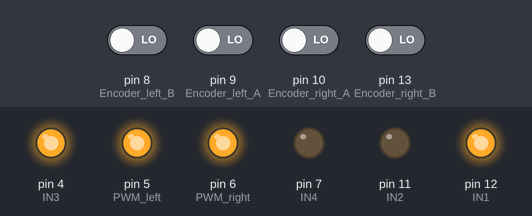
This sketch was run on a simulated Arduino Uno, built with avr-gcc and run on an emulated ATmega328P. On the bench: output pins drawn as LEDs (lit = HIGH). Inputs (shaded band) come from the test bench; at power-on: pin 8 (Encoder_left_B), pin 9 (Encoder_left_A), pin 10 (Encoder_right_A), pin 13 (Encoder_right_B) LOW. What the sketch prints to the serial monitor is not drawn.

Above: at 0.1 s.
Timing chart, 0 to 1.6 s (numbered marks = the images above):
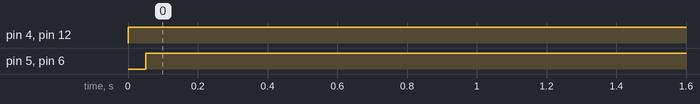

The sketch:

rush0.ino
```cpp
#include <PID_v1.h>

const double i_time=50;//设定单位时间

int flag_left_A=0;
int flag_left_B=0;//标志位设定
int flag_right_A=0;
int flag_right_B=0;

#define Encoder_left_A 9
#define Encoder_left_B 8
#define Encoder_right_A 10
#define Encoder_right_B 13


#define IN1 12
#define IN2 11
#define IN3 4
#define IN4 7

#define PWM_right 6
#define PWM_left 5

double real_PWM_left;
double real_PWM_right;//真实转速对应的PWM
double give_PWM_left;
double give_PWM_right;//驱动马达所用的PWM值
double want_PWM_left =60;
double want_PWM_right =60;//设定值
//问题：真实转速转为PWM后是否严格线性


double val_left_A=0;
double val_left_B=0;//用来储存A相B相记录的脉冲数
double val_right_A=0;
double val_right_B=0;

double rpm_left;
double rpm_right;        //存储转速的变量
unsigned int val_left=0;
unsigned long times;
unsigned long newtime;        //时间变量

double kp_left = 10;
double ki_left = 3;
double kd_left = 1;

double kp_right = 10;
double ki_right = 3;
double kd_right = 5;

PID PID_left(&real_PWM_left,&give_PWM_left,&want_PWM_left,kp_left,ki_left,kd_left,DIRECT);
PID PID_right(&real_PWM_right,&give_PWM_right,&want_PWM_right,kp_right,ki_right,kd_right,DIRECT);

void setup()
{
   Serial.begin(9600);//串口初始化

   pinMode(IN1,OUTPUT);
   pinMode(IN2,OUTPUT);
   pinMode(IN3,OUTPUT);
   pinMode(IN4,OUTPUT);

   pinMode(PWM_left,OUTPUT);
   pinMode(PWM_right,OUTPUT);

   pinMode(Encoder_left_A,INPUT);
   pinMode(Encoder_left_B,INPUT);
   pinMode(Encoder_right_A,INPUT);
   pinMode(Encoder_right_B,INPUT);

   PID_left.SetTunings(kp_left,ki_left,kd_left);
   PID_left.SetOutputLimits(0,255);
   PID_left.SetSampleTime(50);
   PID_left.SetMode(AUTOMATIC);
   PID_right.SetTunings(kp_right,ki_right,kd_right);
   PID_right.SetOutputLimits(0,255);
   PID_right.SetSampleTime(50);
   PID_right.SetMode(AUTOMATIC);
}
void loop()
{
   digitalWrite(IN1,HIGH);//方向
   digitalWrite(IN2,LOW);
   digitalWrite(IN3,HIGH);
   digitalWrite(IN4,LOW);


   analogWrite(PWM_left,give_PWM_left);//速度 0~255
   analogWrite(PWM_right,give_PWM_right);


   newtime=times=millis(); //让这两个时间起点相同

   while((newtime-times)<i_time)
   {
      if(digitalRead(Encoder_left_A)==HIGH && flag_left_A==0)
      {
        val_left_A++;
        flag_left_A=1;
        }
      if(digitalRead(Encoder_right_A)==HIGH && flag_right_A==0)//
      {
        val_right_A++;
        flag_right_A=1;
        }
      if(digitalRead(Encoder_left_A)==LOW && flag_left_A==1)
      {
        val_left_A++;
        flag_left_A=0;
        }
       if(digitalRead(Encoder_right_A)==LOW && flag_right_A==1)//
      {
        val_right_A++;
        flag_right_A=0;
        }

        if(digitalRead(Encoder_left_B)==HIGH && flag_left_B==0)
      {
        val_left_B++;
        flag_left_B=1;
        }
       if(digitalRead(Encoder_right_B)==HIGH && flag_right_B==0)//
      {
        val_right_B++;
        flag_right_B=1;
        }
      if(digitalRead(Encoder_left_B)==LOW && flag_left_B==1)
      {
        val_left_B++;
        flag_left_B=0;
        }
      if(digitalRead(Encoder_right_B)==LOW && flag_right_B==1)//
      {
        val_right_B++;
        flag_right_B=0;
        }
        newtime=millis();//结束时间
    }                                        //计录AB两相的脉冲数


    rpm_left=60*(val_left_A+val_left_B)/1000*52*(1.0*i_time);
    rpm_right=60*(val_right_A+val_right_B)/1000*52*(1.0*i_time);//计算转速


    //Serial.println(rpm_right);
    //Serial.println(rpm_left);//输出转速数值
    val_right_A=val_right_B=val_left_A=val_left_B=0;//清零储存脉冲数的变量

    real_PWM_left=map(rpm_left,0,96000,0,255);
    real_PWM_right=map(rpm_right,0,96000,0,255);//映射成PWM 其中96000要根据最大转速对应的rpm调整

    //Serial.println(real_PWM_right);
    //Serial.println(real_PWM_left);//输出转速数值

    PID_left.Compute();
    PID_right.Compute();
    Serial.println(real_PWM_left);
    //Serial.println(give_PWM_left);//输出pid后的控制数值
}
```

Measured:
- by itself, pin 4 (IN3), pin 12 (IN1): LOW → HIGH at 0.00 s
- by itself, pin 5 (PWM_left), pin 6 (PWM_right): LOW → HIGH at 0.05 s
